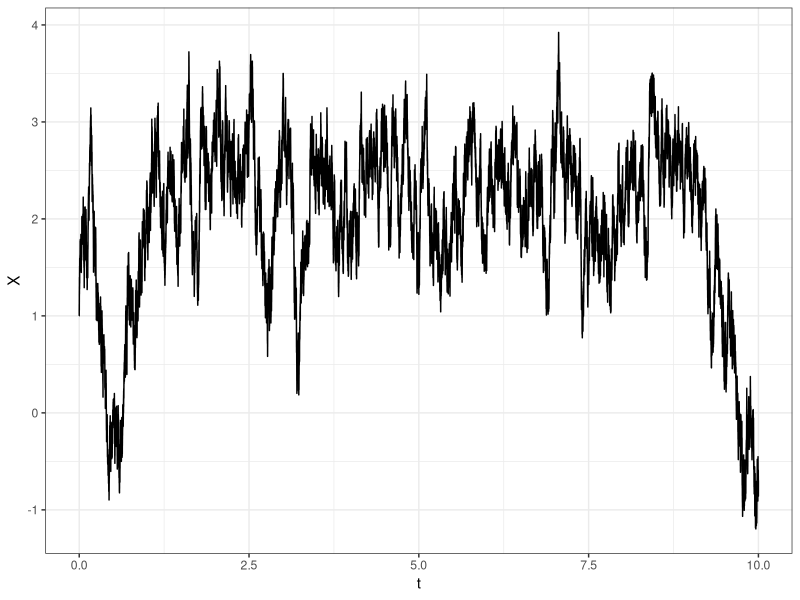
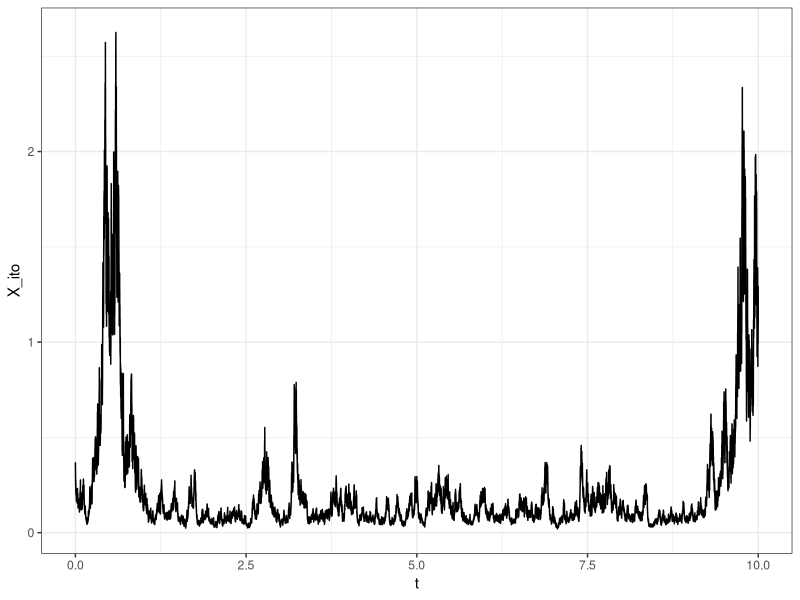

Here is the R script that generated these plots, in order:
library(tidyverse)
theme_set(theme_bw())

sim_doublewell <- function(total_time, step_length, param, X_0){
  
  beta1 <- param[1]
  beta2 <- param[2]
  beta4 <- param[3]
  sigma <- param[4]
  
  # Calculate the number of steps correctly
  N <- as.integer(total_time / step_length) 
  if (total_time %% step_length != 0) {
    N <- N + 1
  }
  
  # Initialize the process
  X <- numeric(N + 1) # N + 1 to include the initial point
  X[1] <- X_0
  dW <- rnorm(N, mean = 0, sd = sqrt(step_length))
  
  # Euler-Maruyama method to simulate the process
  for (t in 2:(N + 1)) {
    X[t] <- X[t - 1] - (beta4 * X[t - 1]^3 - beta2 * X[t - 1] - beta1) * step_length + sigma * dW[t - 1]
  }
  
  X_ito <- numeric(N + 1)
  X_ito[1] <- exp(-X_0)
  
  for (t in 2:(N + 1)) {
    X_ito[t] <- X_ito[t - 1] + X_ito[t - 1] * (beta2 * log(X_ito[t - 1]) - beta4 * log(X_ito[t - 1])^3 - beta1 + 1/2 * sigma^2) * step_length - 
      sigma * X_ito[t - 1] * dW[t - 1]
  }
  
  t_vec <- seq(0, length.out = N + 1, by = step_length)
  
  # Create tibble
  tibble(t = t_vec, X = X, X_ito_manual = exp(-X), X_ito)
}

beta1 <- 1
beta2 <- 5
beta4 <- 1
sigma <- 3
x0 <- 1
actual_dt <- 0.0001
trueparam <- c(beta1, beta2, beta4, sigma)


sample_doublewell <- sim_doublewell(10, actual_dt, trueparam, x0)

sample_doublewell %>% ggplot(aes(x = t, y = X)) + geom_step()

sample_doublewell %>% ggplot(aes(x = t, y = X_ito)) + geom_step()

euler_maruyama_likelihood_doublewell <- function(param, data, dt){
  # Initialize parameters
  beta1 <- param[1]
  beta2 <- param[2]
  beta4 <- param[3]
  sigma <- exp(param[4])
  
  # Prepare data
  N <- length(data)
  lower_x <- data[1:(N - 1)]
  upper_x <- data[2:N]
  
  mu <- lower_x - (beta4 * lower_x^3 - beta2 * lower_x - beta1) * dt
  sd <- sigma * sqrt(dt)
  # likelihood_value <- 1/2 * sum(log(2*pi*sigma^2 * dt) + 
  #                                 (upper_x - lower_x - (beta4 * lower_x^3 - beta2 * lower_x - beta1) * dt)^2 /
  #                                 (sigma^2 * dt))
  -sum(dnorm(upper_x, mean = mu, sd = sd, log = TRUE))
  # likelihood_value
}

LT_likelihood_double_well <- function(param, data, dt){
  
  beta1 <- param[1]
  beta2 <- param[2]
  beta4 <- param[3]
  sigma <- exp(param[4])
  
  
  N <- length(data)
  lower_x <- data[1:(N - 1)]
  upper_x <- data[2:N]
  
  f_delta_t <- 1 / sqrt(2 * beta4 * dt + lower_x^(-2))
  
  mu <- exp(beta2 * dt) * (f_delta_t + beta1 / beta2) - beta1 / beta2
  
  omega  <- sigma^2 / (2 * beta2) * (exp(2 * beta2 * dt) - 1)
  
  -sum(dnorm(upper_x, mean = mu, sd = sqrt(omega), log = TRUE))
}


optim(par = trueparam, fn = LT_likelihood_double_well,
      data = sample_doublewell$X, dt = actual_dt)

Strang_likelihood_double_well <- function(param, data, dt){
  beta1 <- param[1]
  beta2 <- param[2]
  beta4 <- param[3]
  sigma <- exp(param[4])
  
  
  N <- length(data)
  lower_x <- data[1:(N - 1)]
  upper_x <- data[2:N]
  
  f_delta_t <- 1 / sqrt(beta4 * dt + 1 / lower_x^2)
  
  f_inverse_delta_t <- 1 / sqrt(1/upper_x^2 - beta4 * dt)
  
  f_prime_inverse_delta_t <- (1 / upper_x^2 - beta4 * dt)^(-3/2) / upper_x^3
  
  # f_prime_inverse_delta_t <- 1 / (upper_x^3 * (1 / upper_x^2 - beta4 * dt)^(3/2)) 
  
  mu <- exp(beta2 * dt) * (f_delta_t + beta1 / beta2) - beta1 / beta2
  
  omega  <- sigma * sqrt(expm1(2 * beta2 * dt) / (2 * beta2))
  
  -sum(dnorm(f_inverse_delta_t, mean = mu, sd = omega, log = TRUE)) - sum(log(abs(f_prime_inverse_delta_t)))
}

optim(par = trueparam, fn = Strang_likelihood_double_well,
      data = sample_doublewell$X, dt = actual_dt)

euler_maruyama_likelihood_transformed_doublewell <- function(param, data, dt){
  # Initialize parameters
  beta1 <- param[1]
  beta2 <- param[2]
  beta4 <- param[3]
  sigma <- param[4]
  
  # Prepare data
  N <- length(data)
  lower_x <- data[1:(N - 1)]
  upper_x <- data[2:N]
  
likelihood_value <- 1/2 * sum(log(2*pi*sigma^2 * lower_x^2 * dt) + 
                                  (upper_x - lower_x * (1 + (beta2 * log(lower_x) - beta4 * log(lower_x)^3 - beta1 + sigma^2/2) * dt))^2 /
                                  (sigma^2 * lower_x^2 * dt))
  likelihood_value
}

## Optimization

result_euler_maruyama_likelihood_doublewell <-  optim(par = trueparam, fn = euler_maruyama_likelihood_doublewell,
                                                      data = sample_doublewell$X, dt = actual_dt)

result_euler_maruyama_likelihood_doublewell$par


result_euler_maruyama_likelihood_transformed_doublewell <-  optim(par = trueparam, fn = euler_maruyama_likelihood_transformed_doublewell,
                                                      data = sample_doublewell$X_ito, dt = actual_dt)

result_euler_maruyama_likelihood_transformed_doublewell$par
